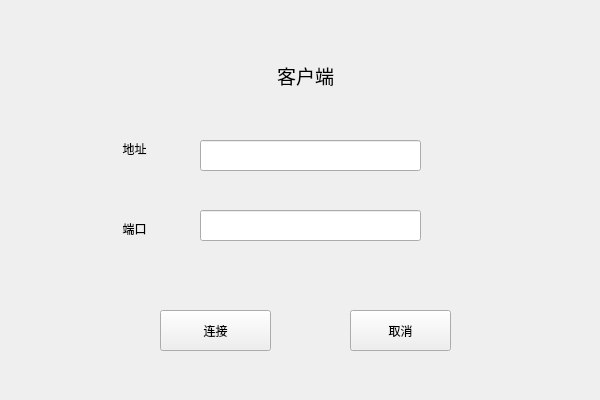
<?xml version="1.0" encoding="UTF-8"?>
<ui version="4.0">
 <class>Widget</class>
 <widget class="QWidget" name="Widget">
  <property name="enabled">
   <bool>true</bool>
  </property>
  <property name="geometry">
   <rect>
    <x>0</x>
    <y>0</y>
    <width>600</width>
    <height>400</height>
   </rect>
  </property>
  <property name="windowTitle">
   <string>Widget</string>
  </property>
  <widget class="QPushButton" name="connectButton">
   <property name="geometry">
    <rect>
     <x>160</x>
     <y>310</y>
     <width>111</width>
     <height>41</height>
    </rect>
   </property>
   <property name="text">
    <string>连接</string>
   </property>
  </widget>
  <widget class="QPushButton" name="cancelButton">
   <property name="geometry">
    <rect>
     <x>350</x>
     <y>310</y>
     <width>101</width>
     <height>41</height>
    </rect>
   </property>
   <property name="text">
    <string>取消</string>
   </property>
  </widget>
  <widget class="QLineEdit" name="iplineEdit">
   <property name="geometry">
    <rect>
     <x>200</x>
     <y>140</y>
     <width>221</width>
     <height>31</height>
    </rect>
   </property>
  </widget>
  <widget class="QLabel" name="label">
   <property name="geometry">
    <rect>
     <x>100</x>
     <y>140</y>
     <width>69</width>
     <height>19</height>
    </rect>
   </property>
   <property name="text">
    <string>&lt;html&gt;&lt;head/&gt;&lt;body&gt;&lt;p align=&quot;center&quot;&gt;地址&lt;/p&gt;&lt;/body&gt;&lt;/html&gt;</string>
   </property>
  </widget>
  <widget class="QLabel" name="label_2">
   <property name="geometry">
    <rect>
     <x>100</x>
     <y>220</y>
     <width>69</width>
     <height>19</height>
    </rect>
   </property>
   <property name="text">
    <string>&lt;html&gt;&lt;head/&gt;&lt;body&gt;&lt;p align=&quot;center&quot;&gt;端口&lt;/p&gt;&lt;/body&gt;&lt;/html&gt;</string>
   </property>
  </widget>
  <widget class="QLineEdit" name="portlineEdit">
   <property name="geometry">
    <rect>
     <x>200</x>
     <y>210</y>
     <width>221</width>
     <height>31</height>
    </rect>
   </property>
  </widget>
  <widget class="QLabel" name="label_3">
   <property name="geometry">
    <rect>
     <x>230</x>
     <y>50</y>
     <width>151</width>
     <height>51</height>
    </rect>
   </property>
   <property name="text">
    <string>&lt;html&gt;&lt;head/&gt;&lt;body&gt;&lt;p align=&quot;center&quot;&gt;&lt;span style=&quot; font-size:14pt;&quot;&gt;客户端&lt;/span&gt;&lt;/p&gt;&lt;/body&gt;&lt;/html&gt;</string>
   </property>
  </widget>
 </widget>
 <resources/>
 <connections/>
</ui>
